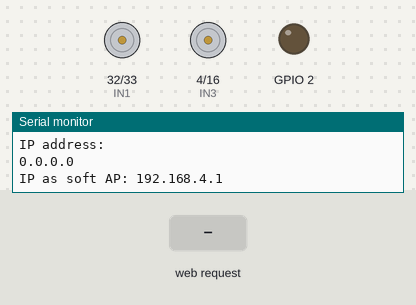
The sketch below on a simulated ESP32. On the bench: motor-driver pin pairs drawn as motors (green arrow = first pin HIGH = forward, orange = second pin HIGH = backward, longer = more drive, scaled by the enable pin), output pins drawn as LEDs (lit = HIGH), the last lines printed to the serial monitor. The test bench sets the inputs (shaded band).

Above: at 2.2 s.
2.3 s: HTTP request GET /forward received
At 3.2 s:
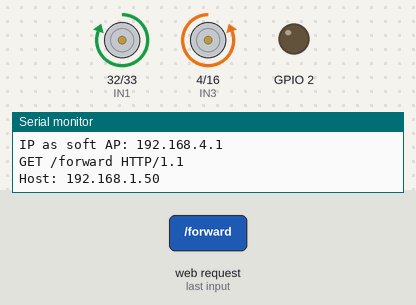
3.8 s: HTTP request GET /backward received
At 4.4 s:
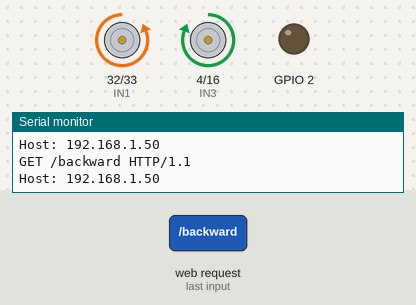
5.3 s: HTTP request GET /left received
At 6.5 s:
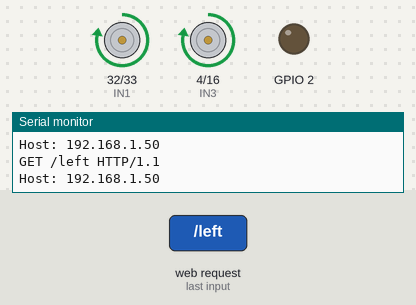
6.8 s: HTTP request GET /right received
At 7.9 s:
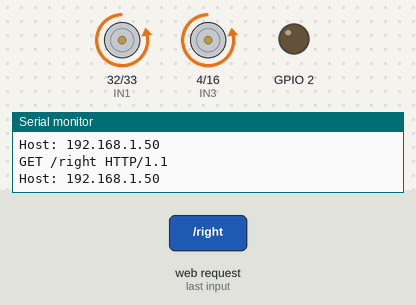
8.3 s: HTTP request GET /stop received
At 9.0 s:
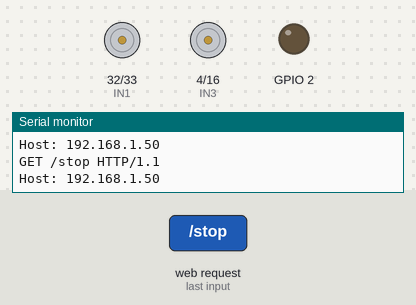
9.8 s: HTTP request GET /forwardleft received
At 10.2 s:
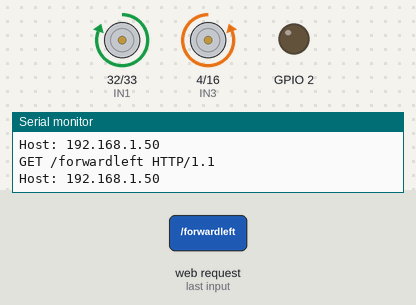
Timing chart, 0 to 12.3 s (numbered marks = the images above; inputs shaded):
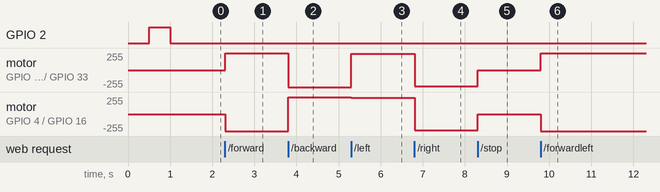

The sketch:

rover.ino
```cpp
#define IN1 32
#define IN2 33
#define IN3 4
#define IN4 16
#define ENA 27
#define ENB 14
#define POWER 13
#define BUZZER 0

//    Left motor truth table
//  ENA         IN1               IN2         Description
//  LOW   Not Applicable    Not Applicable    Motor is off
//  HIGH        LOW               LOW         Motor is stopped (brakes)
//  HIGH        HIGH              LOW         Motor is on and turning forwards
//  HIGH        LOW               HIGH        Motor is on and turning backwards
//  HIGH        HIGH              HIGH        Motor is stopped (brakes)

//    Right motor truth table
//  ENB         IN3             IN4         Description
//  LOW   Not Applicable   Not Applicable   Motor is off
//  HIGH        LOW             LOW         Motor is stopped (brakes)
//  HIGH        LOW             HIGH        Motor is on and turning forwards
//  HIGH        HIGH            LOW         Motor is on and turning backwards
//  HIGH        HIGH            HIGH        Motor is stopped (brakes)

//    The direction of the car's movement
//  Left motor    Right motor     Description
//  stop(off)     stop(off)       Car is stopped
//  forward       forward         Car is running forwards
//  forward       backward        Car is turning right
//  backward      forward         Car is turning left
//  backward      backward        Car is running backwards

#include <WiFi.h>
#include "analogWrite.h"

WiFiServer server(80);

String header;

unsigned long previousMillis = 0;
unsigned long currentTime = millis();
unsigned long previousTime = 0;
unsigned long timeoutTime = 2000;

bool fault = false;

void stop_movement() {
  digitalWrite(ENA, LOW);
  digitalWrite(ENB, LOW);
  analogWrite(ENA, 0);
  analogWrite(ENB, 0);
}

void left() {
  digitalWrite(ENA, HIGH);
  digitalWrite(ENB, HIGH);
  analogWrite(ENA, 245);
  analogWrite(ENB, 245);
  digitalWrite(IN1, HIGH);
  digitalWrite(IN2, LOW);
  digitalWrite(IN3, HIGH);
  digitalWrite(IN4, LOW);
}

void forwardleft() {
  digitalWrite(ENA, HIGH);
  digitalWrite(ENB, HIGH);
  analogWrite(ENA, 170);
  analogWrite(ENB, 255);
  digitalWrite(IN1, HIGH);
  digitalWrite(IN2, LOW);
  digitalWrite(IN3, LOW);
  digitalWrite(IN4, HIGH);
}

void forwardright() {
  digitalWrite(ENA, HIGH);
  digitalWrite(ENB, HIGH);
  analogWrite(ENA, 255);
  analogWrite(ENB, 170);
  digitalWrite(IN1, HIGH);
  digitalWrite(IN2, LOW);
  digitalWrite(IN3, LOW);
  digitalWrite(IN4, HIGH);
}

void backwardleft() {
  digitalWrite(ENA, HIGH);
  digitalWrite(ENB, HIGH);
  analogWrite(ENA, 170);
  analogWrite(ENB, 255);
  digitalWrite(IN1, LOW);
  digitalWrite(IN2, HIGH);
  digitalWrite(IN3, HIGH);
  digitalWrite(IN4, LOW);
}

void backwardright() {
  digitalWrite(ENA, HIGH);
  digitalWrite(ENB, HIGH);
  analogWrite(ENA, 255);
  analogWrite(ENB, 170);
  digitalWrite(IN1, LOW);
  digitalWrite(IN2, HIGH);
  digitalWrite(IN3, HIGH);
  digitalWrite(IN4, LOW);
}

void right() {
  digitalWrite(ENA, HIGH);
  digitalWrite(ENB, HIGH);
  analogWrite(ENA, 245);
  analogWrite(ENB, 245);
  digitalWrite(IN1, LOW);
  digitalWrite(IN2, HIGH);
  digitalWrite(IN3, LOW);
  digitalWrite(IN4, HIGH);
}

void backward() {
  digitalWrite(ENA, HIGH);
  digitalWrite(ENB, HIGH);
  analogWrite(ENA, 255);
  analogWrite(ENB, 255);
  digitalWrite(IN1, LOW);
  digitalWrite(IN2, HIGH);
  digitalWrite(IN3, HIGH);
  digitalWrite(IN4, LOW);
}

void forward() {
  digitalWrite(ENA, HIGH);
  digitalWrite(ENB, HIGH);
  analogWrite(ENA, 255);
  analogWrite(ENB, 255);
  digitalWrite(IN1, HIGH);
  digitalWrite(IN2, LOW);
  digitalWrite(IN3, LOW);
  digitalWrite(IN4, HIGH);
}

void power() {
  digitalWrite(POWER, !digitalRead(POWER));
}

void setup()
{
  pinMode(ENA, OUTPUT);
  pinMode(ENB, OUTPUT);
  pinMode(IN1, OUTPUT);
  pinMode(IN2, OUTPUT);
  pinMode(IN3, OUTPUT);
  pinMode(IN4, OUTPUT);
  pinMode(POWER, OUTPUT);
  //pinMode(BUZZER, OUTPUT);
  pinMode(2, OUTPUT);

  Serial.begin(115200);

  WiFi.softAP("rover");

  digitalWrite(ENA, LOW);
  digitalWrite(ENB, LOW);
  digitalWrite(POWER, LOW);

  //ledcSetup(0,1E5,12);
  //ledcAttachPin(BUZZER,0);

  digitalWrite(2, LOW);

  delay(500);
  Serial.println("");
  Serial.println("WiFi connected.");
  Serial.println("IP address: ");
  Serial.println(WiFi.localIP());
  Serial.print("IP as soft AP: ");
  Serial.println(WiFi.softAPIP());
  server.begin();
  digitalWrite(2, HIGH);
  delay(500);
  digitalWrite(2, LOW);
}


void loop()
{
  WiFiClient client = server.available();   // Listen for incoming clients

  if (client) {                             // If a new client connects,
    currentTime = millis();
    previousTime = currentTime;
    String currentLine = "";                // make a String to hold incoming data from the client
    while (client.connected() && currentTime - previousTime <= timeoutTime) {  // loop while the client's connected
      currentTime = millis();
      if (client.available()) {             // if there's bytes to read from the client,
        char c = client.read();             // read a byte, then
        header += c;
        if (c == '\n') {                    // if the byte is a newline character
          // if the current line is blank, you got two newline characters in a row.
          // that's the end of the client HTTP request, so send a response:
          if (currentLine.length() == 0) {
            // HTTP headers always start with a response code (e.g. HTTP/1.1 200 OK)
            // and a content-type so the client knows what's coming, then a blank line:
            client.println("HTTP/1.1 200 OK");
            client.println("Content-type:text/html");
            client.println("Connection: close");
            client.println();

            digitalWrite(2, LOW);

            // turns the GPIOs on and off
            Serial.println(header);
            if (header.indexOf("GET /forward") >= 0) {
              forward();
            } else if (header.indexOf("GET /backward") >= 0) {
              backward();
            } else if (header.indexOf("GET /left") >= 0) {
              left();
            } else if (header.indexOf("GET /right") >= 0) {
              right();
            } else if (header.indexOf("GET /stop") >= 0) {
              stop_movement();
            } else if (header.indexOf("GET /power") >= 0) {
              power();
            } else if (header.indexOf("GET /forwardleft") >= 0) {
              forwardleft();
            } else if (header.indexOf("GET /forwardright") >= 0) {
              forwardright();
            } else if (header.indexOf("GET /backwardleft") >= 0) {
              backwardleft();
            } else if (header.indexOf("GET /backwardright") >= 0) {
              backwardright();
            }

            // Display the HTML web page
            client.println("<!DOCTYPE html><html>");
            client.println("<head><meta name=\"viewport\" content=\"width=device-width, initial-scale=1\">");
            client.println("<link rel=\"icon\" href=\"data:,\">");
            // CSS to style the on/off buttons
            // Feel free to change the background-color and font-size attributes to fit your preferences
            client.println("<style>html { font-family: Helvetica; display: inline-block; margin: 0px auto; text-align: center;}");
            client.println(".button { background-color: #4CAF50; border: none; color: white; padding: 16px 40px;");
            client.println("text-decoration: none; font-size: 30px; margin: 2px; cursor: pointer;}");
            client.println(".button2 {background-color: #555555;}</style></head>");

            // Web Page Heading
            client.println("<body><h1>Rover Controller</h1>");

            // Input buttons
            client.println("<p style=\"user-select: none;\"><button class=\"button\" id=\"forwardleft\">FL</button><button class=\"button\" id=\"forward\">F</button><button class=\"button\" id=\"forwardright\">FR</button></p>");
            client.println("<p style=\"user-select: none;\"><button class=\"button\" id=\"left\">L</button><button class=\"button\" id=\"stop\">S</button><button class=\"button\" id=\"right\">R</button></p>");
            client.println("<p style=\"user-select: none;\"><button class=\"button\" id=\"backwardleft\">BL</button><button class=\"button\" id=\"backward\">B</button><button class=\"button\" id=\"backwardright\">BR</button></p>");
            client.println("<p style=\"user-select: none;\"><button class=\"button\" id=\"power\">Light On/Off</button></p>");

            client.println("<p>Buttons only work on mobile devices.</p>");

            // Script for sending HTTP requests
            client.println("<script>");
            client.println("var xmlHttp = new XMLHttpRequest();");
            client.println("var buttons = document.getElementsByClassName(\"button\");");
            client.println("Array.from(buttons).forEach((element) => {");
            client.println("element.addEventListener(\"touchstart\", function(){");
            client.println("console.log(\"/\" + element.id);");
            client.println("xmlHttp.open( \"GET\", \"/\" + element.id);");
            client.println("xmlHttp.send(null);");
            client.println("console.log(element.clicked);");
            client.println("});");
            client.println("element.addEventListener(\"touchend\", function(){");
            client.println("setTimeout(function(){");
            client.println("console.log(\"/stop\");");
            client.println("xmlHttp.open( \"GET\", \"/stop\");");
            client.println("xmlHttp.send(null);");
            client.println("}, 100);");
            client.println("});");
            client.println("});");
            client.println("</script>");

            client.println("</body></html>");

            // The HTTP response ends with another blank line
            client.println();
            // Break out of the while loop
            break;
          } else { // if you got a newline, then clear currentLine
            currentLine = "";
          }
        } else if (c != '\r') {  // if you got anything else but a carriage return character,
          currentLine += c;      // add it to the end of the currentLine
        }
      }
    }
    // Clear the header variable
    header = "";
    // Close the connection
    client.stop();
    Serial.println("");
  }
}
```

Measured:
- after the input at 2.3 s, motor on GPIO 32 (IN1) / GPIO 33 (IN2): stopped → forward 255/255 at once; motor on GPIO 4 (IN3) / GPIO 16 (IN4): stopped → backward 255/255 at once
- after the input at 3.8 s, motor on GPIO 32 (IN1) / GPIO 33 (IN2): forward 255/255 → backward 255/255 at once; motor on GPIO 4 (IN3) / GPIO 16 (IN4): backward 255/255 → forward 255/255 at once
- after the input at 5.3 s, motor on GPIO 32 (IN1) / GPIO 33 (IN2): backward 255/255 → forward 245/255 at once; motor on GPIO 4 (IN3) / GPIO 16 (IN4): forward 255/255 → forward 245/255 at once
- after the input at 6.8 s, motor on GPIO 32 (IN1) / GPIO 33 (IN2), motor on GPIO 4 (IN3) / GPIO 16 (IN4): forward 245/255 → backward 245/255 at once
- after the input at 8.3 s, motor on GPIO 32 (IN1) / GPIO 33 (IN2), motor on GPIO 4 (IN3) / GPIO 16 (IN4): backward 245/255 → stopped at once
- after the input at 9.8 s, motor on GPIO 32 (IN1) / GPIO 33 (IN2): stopped → forward 255/255 at once; motor on GPIO 4 (IN3) / GPIO 16 (IN4): stopped → backward 255/255 at once
